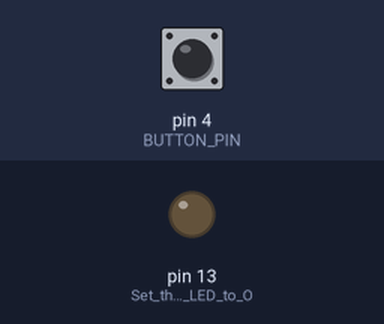
Recording of a sketch running on a simulated Arduino Uno, built with avr-gcc and run on an emulated ATmega328P. On the bench: output pins drawn as LEDs (lit = HIGH). The inputs (shaded band) are chosen by the test bench; at power-on: pin 4 (BUTTON_PIN) HIGH. What the sketch prints to the serial monitor is not drawn.

Above: at 1.2 s.
1.3 s: pin 4 (BUTTON_PIN) pulled LOW for 1 s
At 1.7 s:
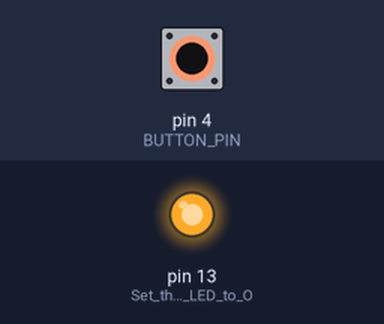
3.8 s: pin 4 (BUTTON_PIN) pulled LOW for 3.2 s
At 7.6 s:
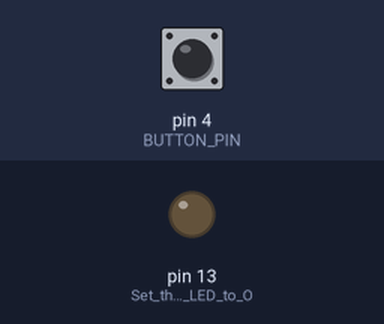
Timing chart, 0 to 9.1 s (numbered marks = the images above; inputs shaded):
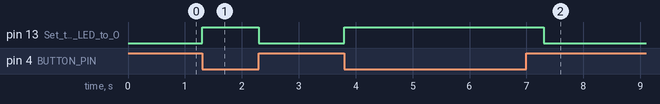

Measured:
- after the input at 1.3 s, pin 13 (Set_the_on-board_LED_to_O): LOW → HIGH at once, → LOW 1.0 s later
- after the input at 3.8 s, pin 13 (Set_the_on-board_LED_to_O): LOW → HIGH at once, → LOW 3.5 s later

The sketch:

InputPullupButton.ino
```cpp
#define BUTTON_PIN      4	//  The pin that controls the button signal
#define DEBUG_OUTPUT    false
#define BUTTON_DELAY    250

unsigned long buttonTimer = 0;

void setup(){
	Serial.begin(9600);

	pinMode(BUTTON_PIN, INPUT_PULLUP);  // connect internal pull-up

  pinMode(13, OUTPUT);                //  Set the on-board LED to OUTPUT
  digitalWrite(13, LOW);             //  Set the on-board LED to be OFF

	buttonTimer = millis();

	Serial.println("Program Start!");
}

void loop(){
	unsigned long currentMillis = millis();
	if (buttonTimer < currentMillis)
	{
		if (digitalRead(BUTTON_PIN) == LOW)
		{
      buttonTimer = currentMillis + BUTTON_DELAY;
			digitalWrite(13, HIGH);
      delay(500);
      digitalWrite(13, LOW);
		}
	}
}
```
